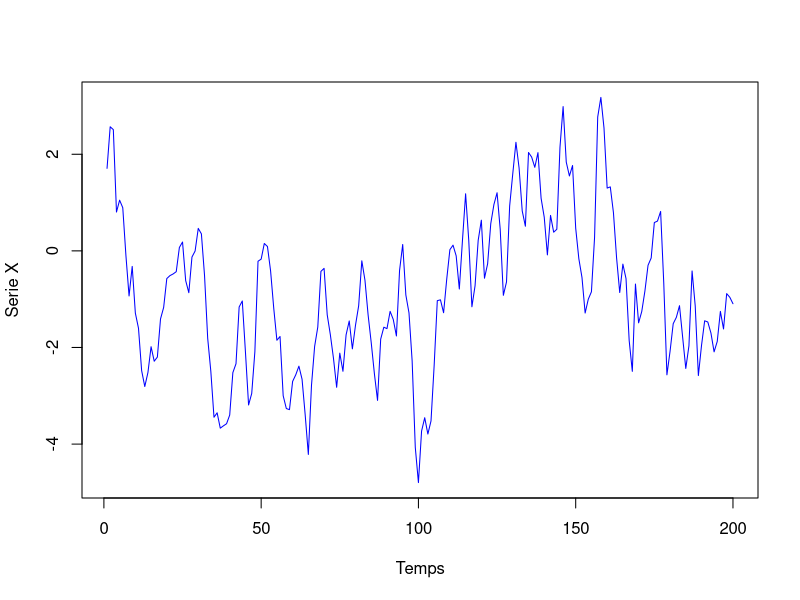
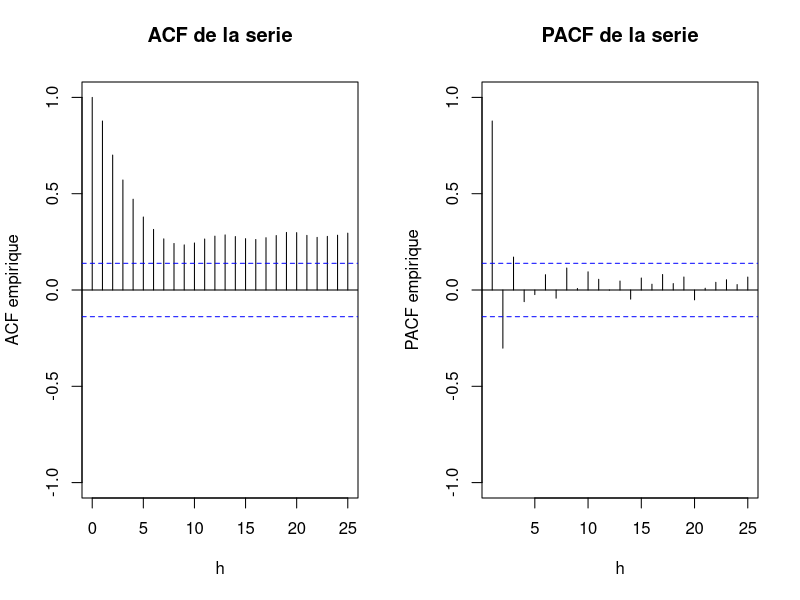
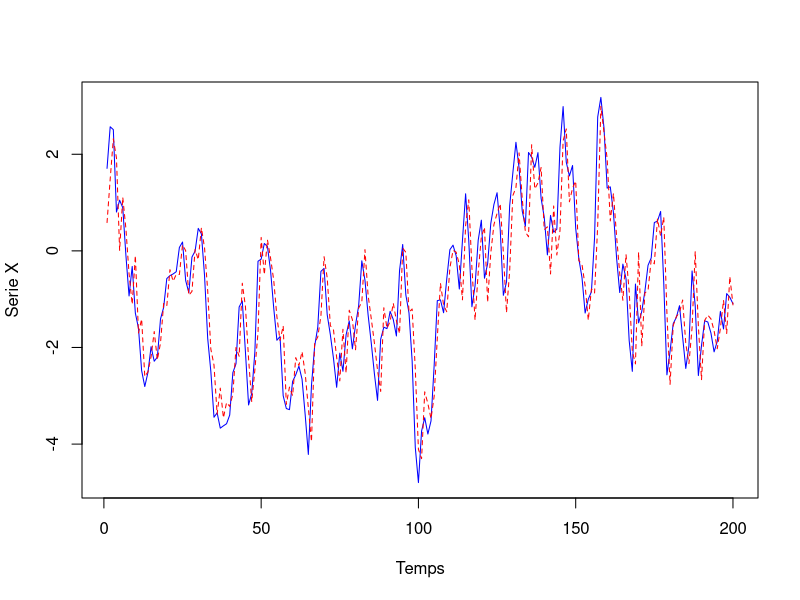
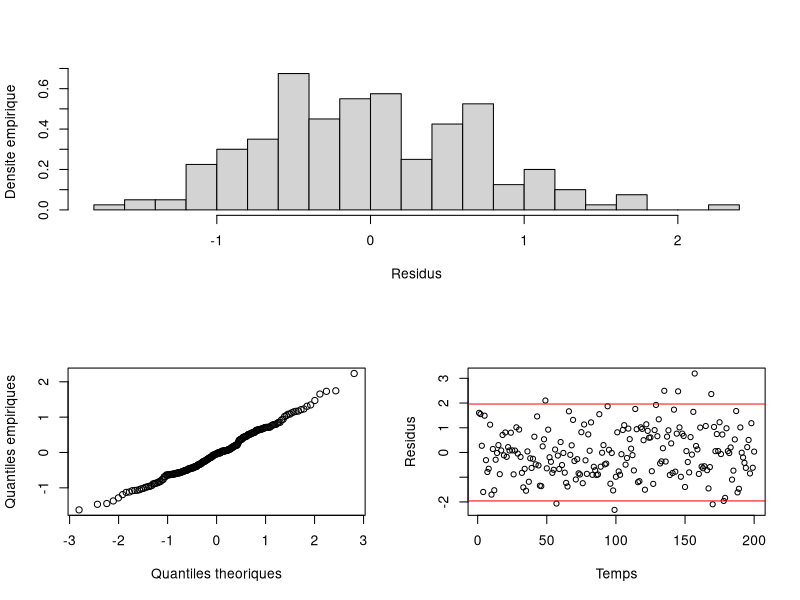
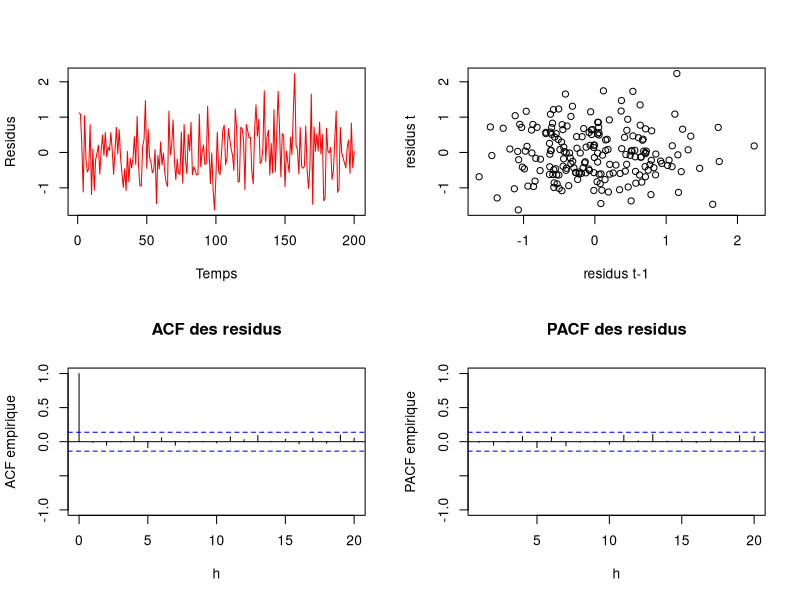

Generate these figures, in order, with R:

# simulation d'un ARMA de taille n, centre en m, de parametres Phi et Theta, a bruit gaussien de variance s2
simulerARMA = function(n, m, Phi, Theta, s2){
  
  # attention : rnorm prend l'ecart-type en parametre et non la variance
  E = rnorm(n, 0, sqrt(s2))
  X = rep(0, n)
  
  # recuperation des rangs p et q
  p = length(Phi)
  q = length(Theta)
  
  # les max(p,q) premieres valeurs doivent etre initialisees
  # on peut les laisser nulles, on peut les mettre egales au bruit, ... choix de l'utilisateur
  X[1:max(p,q)] = E[1:max(p,q)]
  
  for (i in (max(p,q)+1):n){
    # on recupere les valeurs precedentes pour l'autoregression (si p>=1)
    if (p >= 1){
      valPrecX = t(Phi)%*%(X[(i-1):(i-p)]-m)
    } else{
      valPrecX = 0
    }
    
    # on recupere les valeurs precedentes pour la moyenne mobile (si q>=1)
    if (q >= 1){
      valPrecE = t(Theta)%*%E[(i-1):(i-q)]
    } else{
      valPrecE = 0
    }
  
    # recurrence ARMA
    X[i] = m + valPrecX + valPrecE + E[i]
  }
  
  # graphique
  plot(X, type="l", xlab="Temps", ylab="Serie X", col="blue")
  
  return(X)
}


# simulation d'un ARMA de taille n, centre en m, de parametres Phi et Theta, a bruit gaussien de variance s2
tracerCorr = function(X, lag){
  
  # partage en deux de la fenetre graphique
  par(mfrow = c(1,2))
  acf(X, lag.max=lag, ylim=c(-1,1), main="ACF de la serie", xlab="h", ylab="ACF empirique")
  pacf(X, lag.max=lag, ylim=c(-1,1), main="PACF de la serie", xlab="h", ylab="PACF empirique")
}


# teste la significativite des parametres dans le modele ARMA, au risque alpha
significativite = function(ARMA, alpha){
  
  # recuperation des estimations
  Est = ARMA$coef
  
  # recuperation des ecarts-types estimes
  EstSd = sqrt(diag(ARMA$var.coef))
  
  # affichage des conclusions
  print(abs(Est/EstSd) > qnorm(1-alpha/2))
}


# affiche un diagnostic de normalite
outilsNormalite = function(Res){
  
  n = length(Res)
  
  # partage en trois de la fenetre graphique
  layout(matrix(c(1,1,2,3), 2, 2, byrow = TRUE))
  hist(Res, breaks=sqrt(n), xlab="Residus", ylab="Densite empirique", main="", freq=FALSE)
  qqnorm(Res, xlab="Quantiles theoriques", ylab="Quantiles empiriques", main="")
  plot(Res/sd(Res), type="p", xlab="Temps", ylab="Residus", main="")
  abline(h=c(-1.96, 1.96), col="red")
}


# affiche un diagnostic de normalite
outilsBlancheur = function(Res, lag){
  
  n = length(Res)
  
  # partage en trois de la fenetre graphique
  layout(matrix(c(1,2,3,4), 2, 2, byrow = TRUE))
  plot(Res, type="l", col="red", xlab="Temps", ylab="Residus")
  plot(Res[1:(n-1)], Res[2:n], type="p", main="", xlab="residus t-1", ylab="residus t")
  acf(Res, lag.max=lag, ylim=c(-1,1), main="ACF des residus", xlab="h", ylab="ACF empirique")
  pacf(Res, lag.max=lag, ylim=c(-1,1), main="PACF des residus", xlab="h", ylab="PACF empirique")
}

# simulation d'un ARMA
n = 200
Phi = c(0.8)
Theta = c(0.5)
m = -1
s2 = 0.5
X = simulerARMA(n, m, Phi, Theta, s2)

# ACF et PACF
tracerCorr(X, 25)

# estimation ARMA, residus et fitted values
ARMA = arima(X, order=c(1,0,1))
Res = ARMA$residuals
Fit = X-Res

# superposition serie/reconstruction
dev.off()
plot(X, type="l", xlab="Temps", ylab="Serie X", col="blue")
lines(Fit, type="l", xlab="Temps", ylab="Serie X", col="red", lty=2)

# test de significativite des coefficients
alpha = 0.05
significativite(ARMA, alpha)

# diagnostic sur les residus
outilsNormalite(Res)
outilsBlancheur(Res, 20)
Box.test(Res, lag=3, type="Ljung-Box")
shapiro.test(Res)
